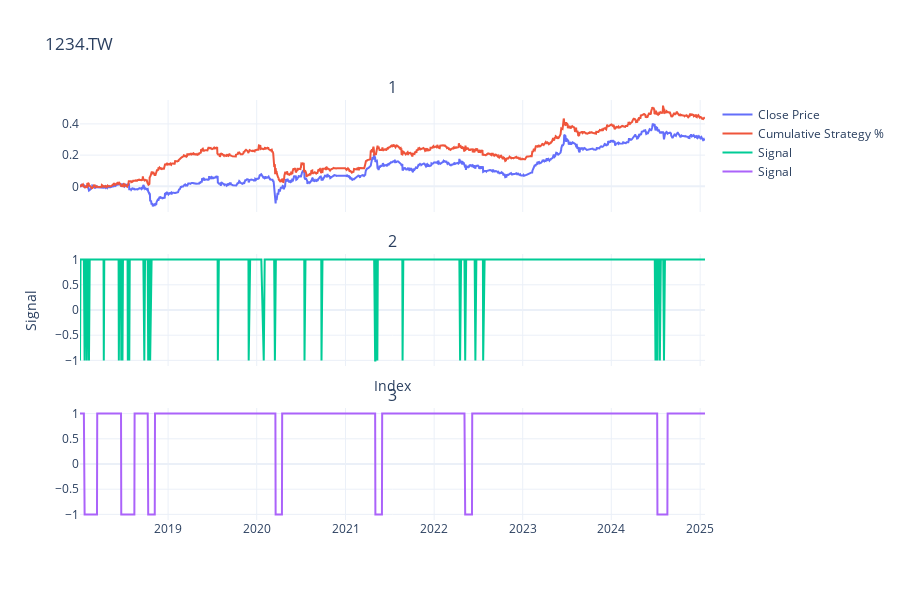

The code cell stored with this chart in its notebook:
### Code cell
strat_signal='signal_reinforced'
symbol = "1234.TW"
data = yf.download(symbol, start='2018-01-01')
# data = yf.download(symbol, interval='1h')
returns = data[["Close"]].pct_change().dropna()
returns = get_5dimen_data(returns, strat_signal)


plot_through_5dimen(returns, symbol, strat_signal)

### Figure 1 — Plotly figure (JSON) as saved in the notebook; plotly's stock layout.template omitted (floating-point values rounded to 4 significant figures; data arrays with more than 128 entries replaced by an {"elided": "..."} marker saying what was removed)
{"data": [{"mode": "lines", "name": "Close Price", "type": "scatter", "x": {"elided": "1714 str values"}, "xaxis": "x", "y": {"elided": "1714 float values"}, "yaxis": "y"}, {"mode": "lines", "name": "Cumulative Strategy %", "type": "scatter", "x": {"elided": "1714 str values"}, "xaxis": "x", "y": {"elided": "1714 float values"}, "yaxis": "y"}, {"mode": "lines", "name": "Signal", "type": "scatter", "x": {"elided": "1714 str values"}, "xaxis": "x2", "y": {"elided": "1714 int values"}, "yaxis": "y2"}, {"mode": "lines", "name": "Signal", "type": "scatter", "x": {"elided": "1714 str values"}, "xaxis": "x3", "y": {"elided": "1714 int values"}, "yaxis": "y3"}], "layout": {"annotations": [{"font": {"size": 16}, "showarrow": false, "text": "1", "x": 0.5, "xanchor": "center", "xref": "paper", "y": 1, "yanchor": "bottom", "yref": "paper"}, {"font": {"size": 16}, "showarrow": false, "text": "2", "x": 0.5, "xanchor": "center", "xref": "paper", "y": 0.6333, "yanchor": "bottom", "yref": "paper"}, {"font": {"size": 16}, "showarrow": false, "text": "3", "x": 0.5, "xanchor": "center", "xref": "paper", "y": 0.2667, "yanchor": "bottom", "yref": "paper"}], "height": 600, "title": {"text": "1234.TW"}, "xaxis": {"anchor": "y", "domain": [0, 1], "matches": "x3", "showticklabels": false}, "xaxis2": {"anchor": "y2", "domain": [0, 1], "matches": "x3", "showticklabels": false, "title": {"text": "Index"}}, "xaxis3": {"anchor": "y3", "domain": [0, 1]}, "yaxis": {"anchor": "x", "domain": [0.7333, 1]}, "yaxis2": {"anchor": "x2", "domain": [0.3667, 0.6333], "title": {"text": "Signal"}}, "yaxis3": {"anchor": "x3", "domain": [0, 0.2667]}}}
